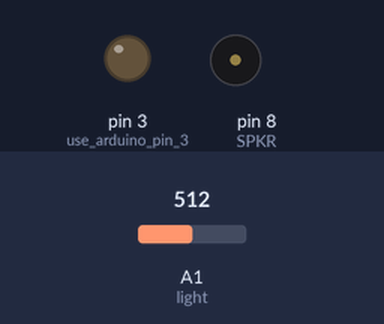
The sketch below on a simulated Arduino Uno, built with avr-gcc and run on an emulated ATmega328P. On the bench: output pins drawn as LEDs (lit = HIGH), buzzer (waves = sounding). The inputs (shaded band) are chosen by the test bench; at power-on: A1 (light) = 512.

Above: at 1.8 s.
1.9 s: A1 (light) set to 490
At 5.8 s:
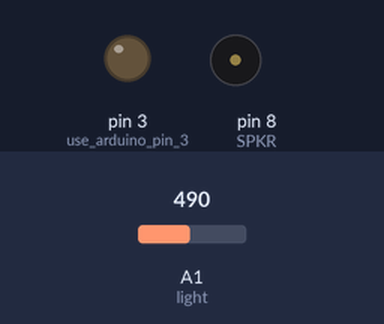
6.0 s: A1 (light) set to 510
At 6.8 s:
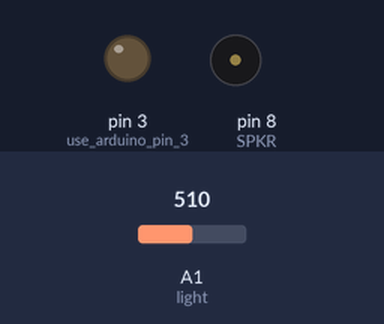
7.5 s: A1 (light) set to 306
At 11.5 s:
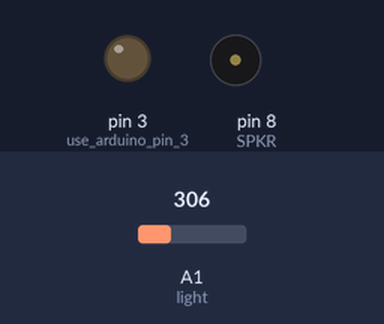
11.6 s: A1 (light) set to 511
At 12.5 s:
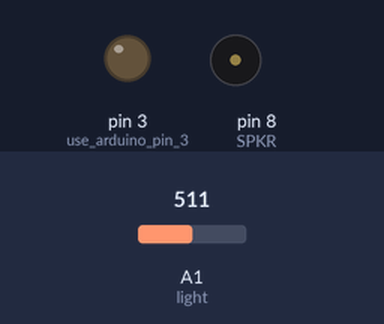
Timing chart, 0 to 14.1 s (numbered marks = the images above; inputs shaded):
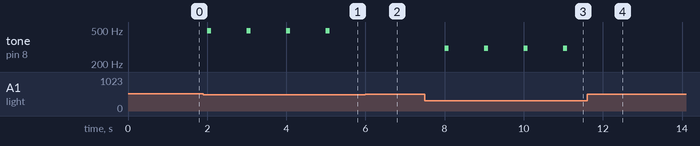

The sketch:

lab3c.ino
```cpp
//Liam Jackson
//Lab 3 Part C
//Theramin

int light = 0; //Light value
int SPKR = 8;
void setup() {
    pinMode(3, OUTPUT); //use arduino pin 3
}

void loop() {
    light = analogRead(A1); //reads light value from A1

    if(light > 50 && light < 500 ) {
        digitalWrite(3,LOW);
        tone(SPKR, light,  100); //3rd argument sets length for how long note plays
    }
    delay(1000);
}
```

Measured:
- the behaviour switches between 500 and 499 on A1 (light) (found by bisection; images 0 and 1)
- after the input at 1.9 s, tone on pin 8 (SPKR): alternates 490 Hz for 0.10 s and silent for 0.90 s, starting after 0.10 s
- after the input at 6.0 s, tone on pin 8 (SPKR): stops changing and stays silent
- after the input at 7.5 s, tone on pin 8 (SPKR): alternates 306 Hz for 0.10 s and silent for 0.90 s, starting after 0.50 s
- after the input at 11.6 s, tone on pin 8 (SPKR): stops changing and stays silent
